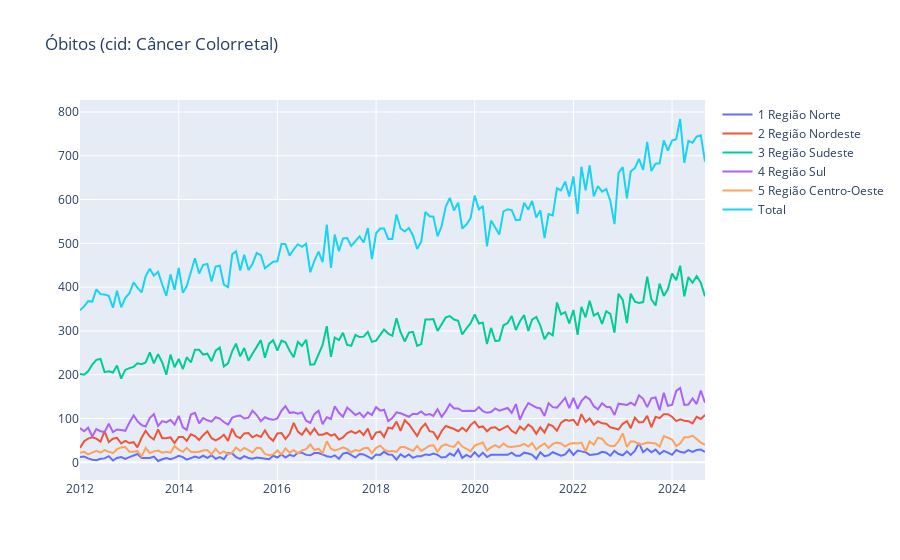

Notebook code for this chart:
### Code cell
fig = go.Figure()
fig.add_trace(go.Scatter(x=formated_df["Data"], y=formated_df["1 Região Norte"], mode='lines', name='1 Região Norte'))
fig.add_trace(go.Scatter(x=formated_df["Data"], y=formated_df["2 Região Nordeste"], mode='lines', name='2 Região Nordeste'))
fig.add_trace(go.Scatter(x=formated_df["Data"], y=formated_df["3 Região Sudeste"], mode='lines', name='3 Região Sudeste'))
fig.add_trace(go.Scatter(x=formated_df["Data"], y=formated_df["4 Região Sul"], mode='lines', name='4 Região Sul'))
fig.add_trace(go.Scatter(x=formated_df["Data"], y=formated_df["5 Região Centro-Oeste"], mode='lines', name='5 Região Centro-Oeste'))
fig.add_trace(go.Scatter(x=formated_df["Data"], y=formated_df["Total"], mode='lines', name='Total'))
fig.update_layout(title=dict(text="Óbitos (cid: Câncer Colorretal)"))
fig.show()

### Figure 1 — Plotly figure (JSON) as saved in the notebook; plotly's stock layout.template omitted (floating-point values rounded to 4 significant figures; data arrays with more than 128 entries replaced by an {"elided": "..."} marker saying what was removed)
{"data": [{"mode": "lines", "name": "1 Região Norte", "type": "scatter", "x": {"elided": "153 str values"}, "y": {"elided": "153 int values"}}, {"mode": "lines", "name": "2 Região Nordeste", "type": "scatter", "x": {"elided": "153 str values"}, "y": {"elided": "153 int values"}}, {"mode": "lines", "name": "3 Região Sudeste", "type": "scatter", "x": {"elided": "153 str values"}, "y": {"elided": "153 int values"}}, {"mode": "lines", "name": "4 Região Sul", "type": "scatter", "x": {"elided": "153 str values"}, "y": {"elided": "153 int values"}}, {"mode": "lines", "name": "5 Região Centro-Oeste", "type": "scatter", "x": {"elided": "153 str values"}, "y": {"elided": "153 int values"}}, {"mode": "lines", "name": "Total", "type": "scatter", "x": {"elided": "153 str values"}, "y": {"elided": "153 int values"}}], "layout": {"title": {"text": "Óbitos (cid: Câncer Colorretal)"}}}
